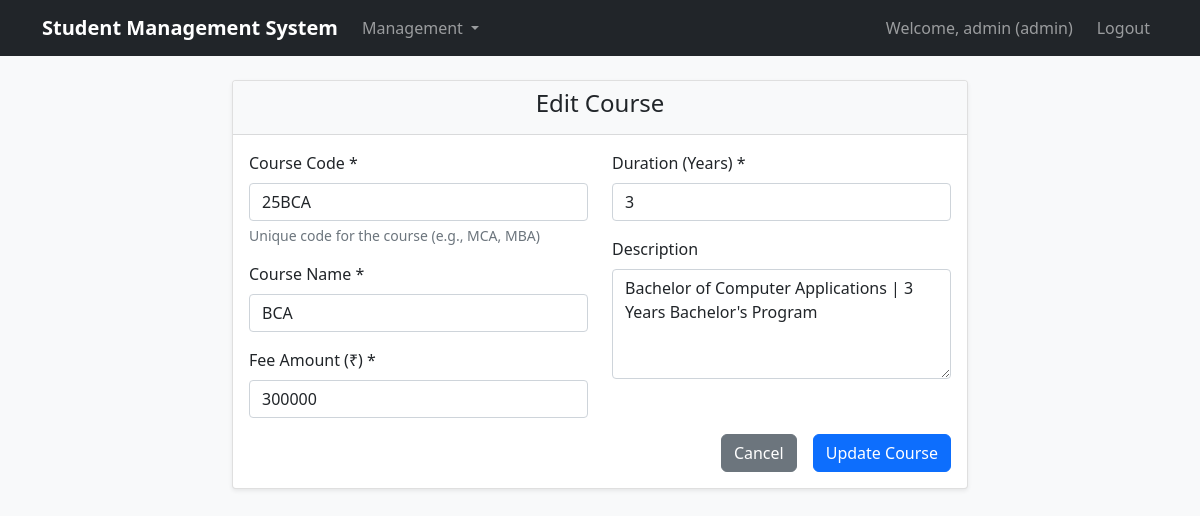
/admin/courses/edit/2 (signed in), run on the app's committed database.
### tables this page shows
CREATE TABLE courses (
            id INTEGER PRIMARY KEY AUTOINCREMENT,
            course_code TEXT UNIQUE NOT NULL,
            course_name TEXT NOT NULL,
            fee_amount DECIMAL(10,2) NOT NULL,
            duration INTEGER,
            description TEXT,
            created_at TIMESTAMP DEFAULT CURRENT_TIMESTAMP
        );

### app.py (the view, shortened to what this page needs)
@app.route('/admin/courses/edit/<int:id>', methods=['GET', 'POST'])
def edit_course(id):
    if 'user_type' not in session or session['user_type'] != 'admin':
        return redirect(url_for('login'))
    conn = get_db_connection()
    course = conn.execute('SELECT * FROM courses WHERE id = ?', (id,)).fetchone()
    conn.close()
    if not course:
        flash('Course not found!', 'error')
        return redirect(url_for('manage_courses'))
    return render_template('edit_course.html', course=course)

### database.py (called while the page is built)
def get_db_connection():
    conn = sqlite3.connect('student_management.db')
    conn.row_factory = sqlite3.Row
    return conn

### templates/edit_course.html (shortened to what this page needs)
{% extends "base.html" %}
{% block content %}
<div class="row justify-content-center">
    <div class="col-md-8">
        <div class="card">
            <div class="card-header">
                <h4 class="text-center">Edit Course</h4>
            </div>
            <div class="card-body">
                <form method="POST">
                    <div class="row">
                        <div class="col-md-6">
                            <div class="mb-3">
                                <label for="course_code" class="form-label">Course Code *</label>
                                <input type="text" class="form-control" id="course_code" name="course_code"
                                       value="{{ course.course_code }}" required>
                                <div class="form-text">Unique code for the course (e.g., MCA, MBA)</div>
                            </div>
                            <div class="mb-3">
                                <label for="course_name" class="form-label">Course Name *</label>
                                <input type="text" class="form-control" id="course_name" name="course_name"
                                       value="{{ course.course_name }}" required>
                            </div>
                            <div class="mb-3">
                                <label for="fee_amount" class="form-label">Fee Amount (₹) *</label>
                                <input type="number" step="0.01" class="form-control" id="fee_amount" name="fee_amount"
                                       value="{{ course.fee_amount }}" required>
                            </div>
                        </div>
                        <div class="col-md-6">
                            <div class="mb-3">
                                <label for="duration" class="form-label">Duration (Years) *</label>
                                <input type="number" class="form-control" id="duration" name="duration"
                                       value="{{ course.duration }}" min="1" max="5" required>
                            </div>
                            <div class="mb-3">
                                <label for="description" class="form-label">Description</label>
                                <textarea class="form-control" id="description" name="description" rows="4">{{ course.description or '' }}</textarea>
                            </div>
                        </div>
                    </div>
                    <div class="d-grid gap-2 d-md-flex justify-content-md-end">
                        <a href="{{ url_for('manage_courses') }}" class="btn btn-secondary me-md-2">Cancel</a>
                        <button type="submit" class="btn btn-primary">Update Course</button>
                    </div>
                </form>
            </div>
        </div>
    </div>
</div>
{% endblock %}

### static/css/style.css (style rules this page uses)
body { background-color: #f8f9fa; }
.card { box-shadow: 0 0.125rem 0.25rem rgba(0, 0, 0, 0.075); border: 1px solid rgba(0, 0, 0, 0.125); }
.card-header { background-color: #f8f9fa; border-bottom: 1px solid rgba(0, 0, 0, 0.125); }
.btn { border-radius: 0.375rem; }

### data on the page
courses: course_code "25BCA", course_name "BCA", fee_amount "300000", duration "3", description "Bachelor of Computer Applications | 3 Years Bachelor's Program"

### other printed values
{{ session.username }} "admin"
{{ session.user_type }} "admin"
